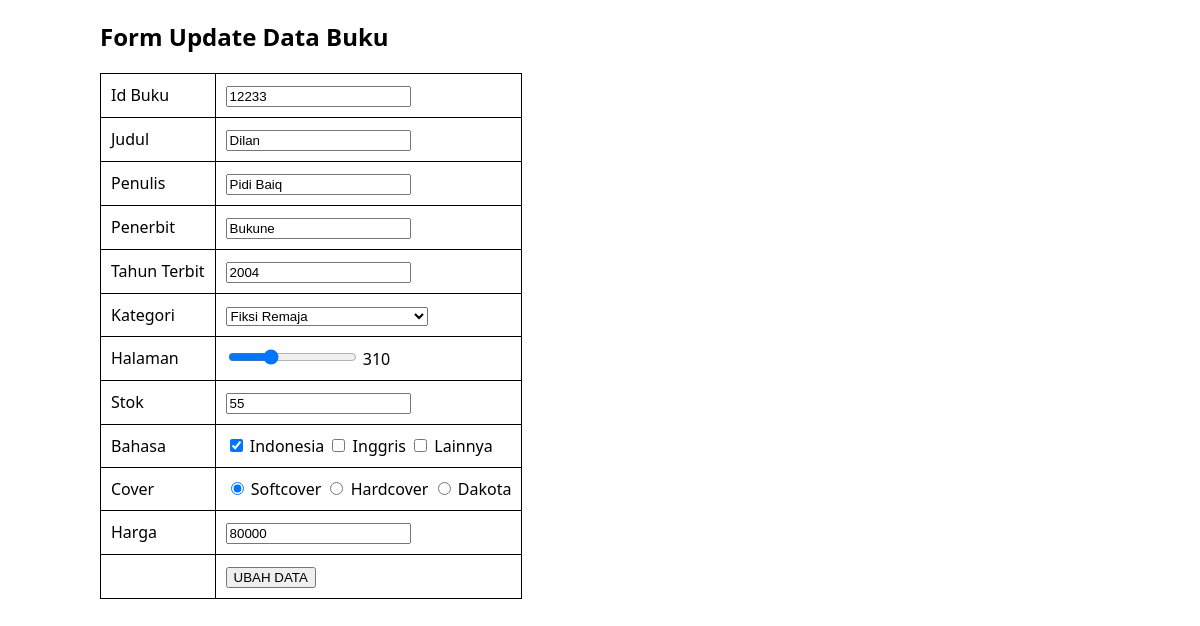
/update.php?idbuku=12233, run on the app's committed database.
### tables this page shows
CREATE TABLE `buku` (
  `idbuku` varchar(20) NOT NULL,
  `judul` varchar(255) DEFAULT NULL,
  `penulis` varchar(100) DEFAULT NULL,
  `penerbit` varchar(200) DEFAULT NULL,
  `tahun_terbit` int(11) DEFAULT NULL,
  `kategori` varchar(50) DEFAULT NULL,
  `jumlah_hlmn` int(11) DEFAULT NULL,
  `stok` int(11) DEFAULT NULL,
  `bahasa` varchar(50) DEFAULT NULL,
  `jenis_cover` varchar(50) DEFAULT NULL,
  `harga` varchar(20) DEFAULT NULL
);

### conn.php (called while the page is built, shortened)
<?php
function getConnection()
{
    $dbServer = 'localhost';
    $dbUser = 'root';
    $dbPass = '';
    $dbName = "buku";
    $conn = mysqli_connect($dbServer, $dbUser, $dbPass);
    mysqli_select_db($conn, $dbName);
    return $conn;
}

### update.php (the view, shortened to what this page needs)
<?php
include('conn.php');
$result = '';
if ($_SERVER['REQUEST_METHOD'] === 'GET') {
    if (isset($_GET['idbuku'])) {
        $idToUpdate = $_GET['idbuku'];
        $query = "SELECT * FROM buku WHERE idbuku = '$idToUpdate'";
        $result = mysqli_query(getConnection(), $query);
    }
}
?>
<!DOCTYPE html>
<html lang="en">
<head>
    <link rel="stylesheet" href="./css/style.css">
</head>
<body>
    <h2>Form Update Data Buku</h2>
    <form action="update.php" method="post">
        <?php while ($data = mysqli_fetch_array($result)) : ?>
            <table>
                <tr>
                    <td>Id Buku</td>
                    <td><input type="text" name="idbuku" value="<?php echo $data['idbuku'];  ?>"></td>
                </tr>
                <tr>
                    <td>Judul</td>
                    <td><input type="text" name="judul" value="<?php echo $data['judul'];  ?>"></td>
                </tr>
                <tr>
                    <td>Penulis</td>
                    <td><input type="text" name="penulis" value="<?php echo $data['penulis'];  ?>"></td>
                </tr>
                <tr>
                    <td>Penerbit</td>
                    <td><input type="text" name="penerbit" value="<?php echo $data['penerbit'];  ?>"></td>
                </tr>
                <tr>
                    <td>Tahun Terbit</td>
                    <td><input type="text" name="tahun_terbit" value="<?php echo $data['tahun_terbit'];  ?>"></td>
                </tr>
                <tr>
                    <td>Kategori</td>
                    <td>
                        <select name="kategori" required>
                            <option value="Fiksi Remaja" <?php echo $data['kategori'] == 'Fiksi Remaja' ? "selected='selected'" : "" ?>>Fiksi Remaja</option>
                        </select>
                    </td>
                </tr>
                <tr>
                    <td>Halaman</td>
                    <td>
                        <input type="range" name="jumlah_hlmn" min="0" max="1000" value="<?php echo $data['jumlah_hlmn']; ?>" oninput="jumlah_hlmn_value.textContent = this.value">
                        <span id="jumlah_hlmn_value"><?php echo $data['jumlah_hlmn']; ?></span>
                    </td>
                </tr>
                <tr>
                    <td>Stok</td>
                    <td><input type="number" name="stok" min="0" value="<?php echo $data['stok']; ?>"></td>
                </tr>
                <tr>
                    <td>Bahasa</td>
                    <td>
                        <label><input type="checkbox" name="bahasa[]" value="Indonesia" <?php if(strpos($data['bahasa'], 'Indonesia') !== false) echo 'checked'; ?>> Indonesia</label>
                        <label><input type="checkbox" name="bahasa[]" value="Inggris" <?php if(strpos($data['bahasa'], 'Inggris') !== false) echo 'checked'; ?>> Inggris</label>
                        <label><input type="checkbox" name="bahasa[]" value="Lainnya" <?php if(strpos($data['bahasa'], 'Lainnya') !== false) echo 'checked'; ?>> Lainnya</label>
                    </td>
                </tr>
                <tr>
                    <td>Cover</td>
                    <td>
                        <label><input type="radio" name="jenis_cover" value="Softcover" <?php if($data['jenis_cover'] == 'Softcover') echo 'checked'; ?>> Softcover</label>
                        <label><input type="radio" name="jenis_cover" value="Hardcover" <?php if($data['jenis_cover'] == 'Hardcover') echo 'checked'; ?>> Hardcover</label>
                        <label><input type="radio" name="jenis_cover" value="Dakota" <?php if($data['jenis_cover'] == 'Dakota') echo 'checked'; ?>> Dakota</label>
                    </td>
                </tr>
                <tr>
                    <td>Harga</td>
                    <td><input type="number" name="harga" min="0" step="1000" value="<?php echo $data['harga']; ?>"></td>
                </tr>
                <tr>
                    <td></td>
                    <td>
                        <input type="submit" value="UBAH DATA">
                    </td>
                </tr>
            </table>
        <?php endwhile; ?>
    </form>
</body>
</html>

### css/style.css (style rules this page uses)
body { width: 1000px; margin: auto; display: block; font-family: "Segoe UI", Tahoma, Geneva, Verdana, sans-serif; }
table { border-collapse: collapse; margin-top: 15px; }
table, tr, th, td { border: 1px solid black; padding: 10px; }

### data on the page
buku: idbuku "12233", judul "Dilan", penulis "Pidi Baiq", penerbit "Bukune", tahun_terbit "2004", kategori "Fiksi Remaja", jumlah_hlmn "310", stok "55", bahasa "☑", jenis_cover "☑ Softcover", jenis_cover "☐ Hardcover", jenis_cover "☐ Dakota", harga "80000"
